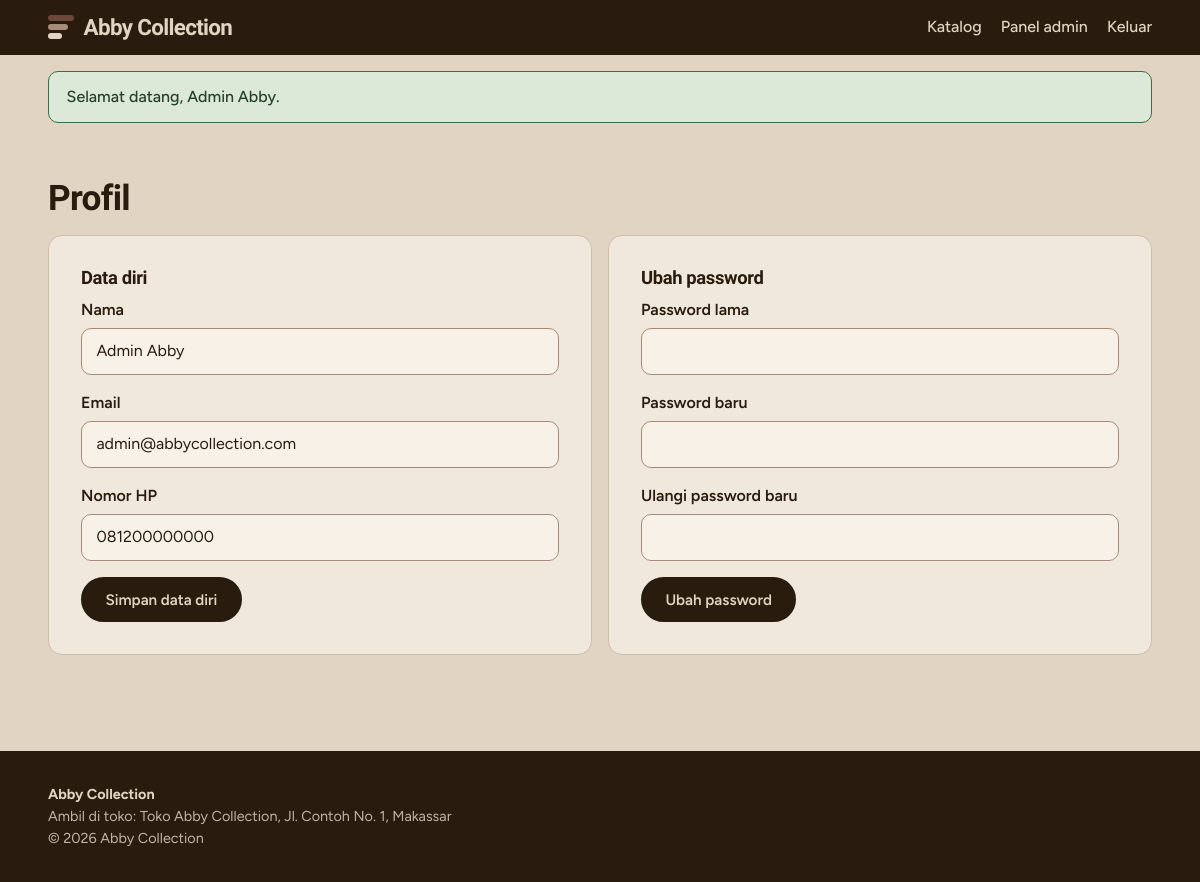
/profil.php (signed in), run on the app's committed database.
### tables this page shows
CREATE TABLE pengguna (
  id_pengguna INT AUTO_INCREMENT PRIMARY KEY,
  nama        VARCHAR(100) NOT NULL,
  email       VARCHAR(120) NOT NULL UNIQUE,
  password    VARCHAR(255) NOT NULL,
  no_hp       VARCHAR(20)  NULL,
  peran       ENUM('admin','pelanggan') NOT NULL DEFAULT 'pelanggan',
  dibuat_pada TIMESTAMP NOT NULL DEFAULT CURRENT_TIMESTAMP
);

### config/database.php (called while the page is built, shortened)
<?php
function db(): PDO {
    static $pdo = null;
    if ($pdo === null) {
        try {
            $pdo = new PDO('mysql:host=' . DB_HOST . ';dbname=' . DB_NAME . ';charset=utf8mb4', DB_USER, DB_PASS, [
                PDO::ATTR_ERRMODE => PDO::ERRMODE_EXCEPTION,
                PDO::ATTR_DEFAULT_FETCH_MODE => PDO::FETCH_ASSOC,
                PDO::ATTR_EMULATE_PREPARES => false,
            ]);
        } catch (PDOException $e) {
            http_response_code(500);
            exit('Koneksi database gagal. Periksa config/database.php dan pastikan database sudah di-import.');
        }
    }
    return $pdo;
}

### profil.php (the view, shortened to what this page needs)
<?php
require_once __DIR__ . '/includes/functions.php';
$u = require_login();
include __DIR__ . '/includes/header.php';
?>
<div class="container page">
  <h2>Profil</h2>
  <div class="row" style="align-items:start">
    <div class="form-card"><h3>Data diri</h3>
      <form method="post"><?= csrf_field() ?><input type="hidden" name="aksi" value="data">
        <div class="field"><label for="nama">Nama</label><input id="nama" name="nama" value="<?= e($u['nama']) ?>" required></div>
        <div class="field"><label for="email">Email</label><input id="email" value="<?= e($u['email']) ?>" disabled></div>
        <div class="field"><label for="no_hp">Nomor HP</label><input id="no_hp" name="no_hp" value="<?= e($u['no_hp']) ?>" required></div>
        <button class="btn">Simpan data diri</button></form></div>
    <div class="form-card"><h3>Ubah password</h3>
      <form method="post"><?= csrf_field() ?><input type="hidden" name="aksi" value="password">
        <div class="field"><label for="lama">Password lama</label><input type="password" id="lama" name="lama" required></div>
        <div class="field"><label for="baru">Password baru</label><input type="password" id="baru" name="baru" minlength="8" required></div>
        <div class="field"><label for="baru2">Ulangi password baru</label><input type="password" id="baru2" name="baru2" required></div>
        <button class="btn">Ubah password</button></form></div>
  </div>
</div>
<?php include __DIR__ . '/includes/footer.php'; ?>

### assets/css/style.css (style rules this page uses)
:root { --espresso:#291C0E; --cocoa:#6E473B; --taupe:#A78D78; --stone:#BEB5A9; --cream:#E1D4C2; --paper:#F0E8DC; --line:#CDBFAE; --ok:#3F6B45; --warn:#8A5A12; --bad:#8E2F26; --font-head:'Bricolage Grotesque','Segoe UI',system-ui,sans-serif; --font-body:'Figtree','Segoe UI',system-ui,sans-serif; --pill:999px; --r:14px; }
* { box-sizing:border-box }
html { scroll-behavior:smooth }
body { margin:0;background:var(--cream);color:var(--espresso);font:16px/1.55 var(--font-body);-webkit-font-smoothing:antialiased }
h1,h2,h3 { font-family:var(--font-head);line-height:1.1;margin:0 0 .5em;letter-spacing:-.02em }
h2 { font-size:clamp(1.6rem,3vw,2.2rem);font-weight:700 }
h3 { font-size:1.15rem;font-weight:700 }
.container { width:min(1180px,92%);margin-inline:auto }
.btn { display:inline-block;border:2px solid var(--espresso);background:var(--espresso);color:var(--cream);padding:.7rem 1.4rem;border-radius:var(--pill);font:600 .95rem var(--font-body);cursor:pointer;text-decoration:none;transition:background .15s,color .15s }
input,select,textarea { width:100%;padding:.65rem .9rem;border:1.5px solid var(--taupe);border-radius:10px;background:#F7F1E8;color:var(--espresso);font:inherit }
.field { margin-bottom:1rem }
.field>label { display:block;font-weight:600;margin-bottom:.3rem }
.form-card { background:var(--paper);border-radius:var(--r);padding:2rem;border:1px solid var(--line) }
.row { display:grid;grid-template-columns:1fr 1fr;gap:1rem }
.page { padding:2.5rem 0 4rem;min-height:60vh }

### data on the page
pengguna: nama "Admin Abby", email "admin@abbycollection.com", no_hp "081200000000"

### other printed values
NAMA_TOKO "Abby Collection"
$m "Selamat datang, Admin Abby."
LOKASI_AMBIL "Toko Abby Collection, Jl. Contoh No. 1, Makassar"
